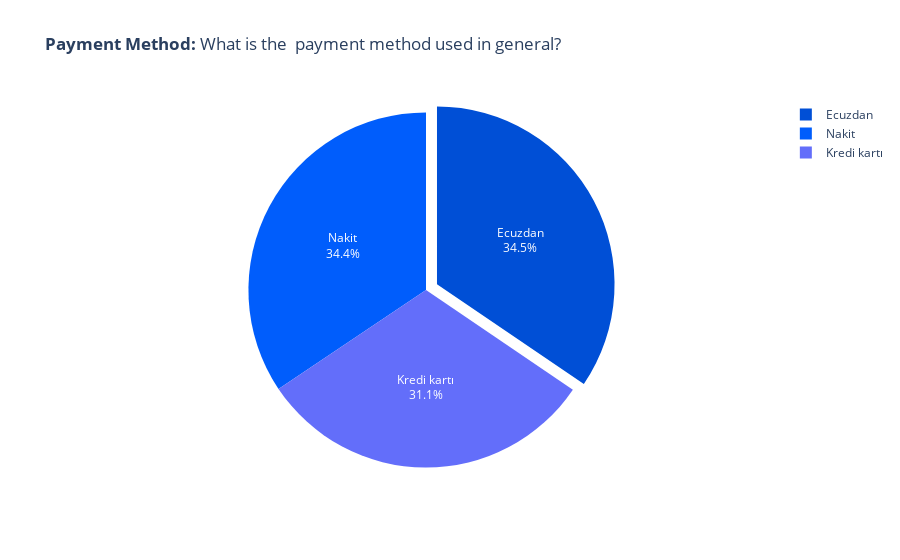

Notebook cell for this chart:
### Code cell
# Count

payment_whole_count = mod.payment.value_counts()

# Label

payment_whole_label = mod.payment.unique()

# Colors

colors_c = ['#E30E3F', '#E3D724', '#4249D4']

# General Payment Method Count - Pie Figure

fig = go.Figure(data=[
    go.Pie(
    labels=payment_whole_label, 
    values=payment_whole_count, 
    pull=[0.07, 0, 0])
])

fig.update_traces(hoverinfo = 'label+percent', 
                  textinfo = 'label+percent', 
                  textfont_size = 12,
                  marker = dict(colors = blue_shades[0:2]))

fig.update_layout(autosize = True, title = '<b>Payment Method:</b> What is the  payment method used in general?')
fig.show(config=config)

### Figure 1 — Plotly figure (JSON) as saved in the notebook; plotly's stock layout.template omitted (floating-point values rounded to 4 significant figures)
{"data": [{"hoverinfo": "label+percent", "labels": ["Ecuzdan", "Nakit", "Kredi kartı"], "marker": {"colors": ["#004FD6", "#005DFC"]}, "pull": [0.07, 0, 0], "textfont": {"size": 12}, "textinfo": "label+percent", "type": "pie", "values": [345, 344, 311]}], "layout": {"autosize": true, "title": {"text": "<b>Payment Method:</b> What is the  payment method used in general?"}}}
